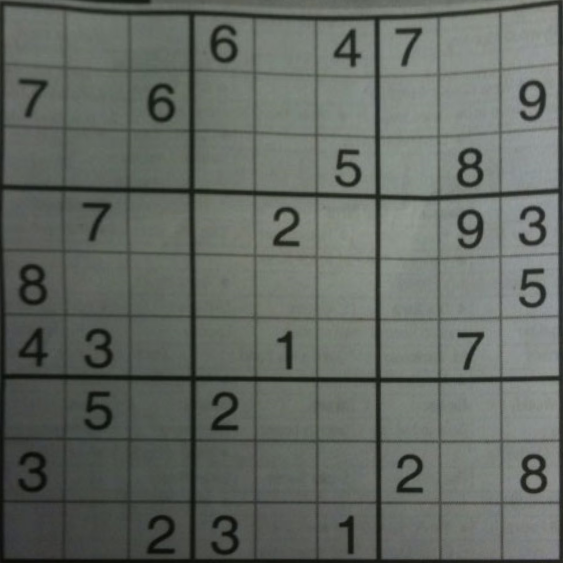
#> input picture Python/Games/Sudoku/1.png, 563 x 563 px
$ python grid_detection.py
#> lines starting #> are read from the running program, lines starting #| are printed output that depends on the picture; after the words box and inside, x2 and y2 are one past the last pixel; in counts of white or black regions, pixels touching at a corner belong together
#> further down, img is the input picture: shape (563, 563, 3); mean B, G, R 98.3, 104.3, 99.1
import cv2
import numpy as np


# https://becominghuman.ai/sudoku-and-cell-extraction-sudokuai-opencv-38b603066066
# https://github.com/Joy2469/Sudoku_AI
def display_image(image):
    cv2.imshow('image', image)
    cv2.waitKey(0)
    cv2.destroyAllWindows()


def image_preprocessing(image):
    gray = cv2.cvtColor(image.copy(), cv2.COLOR_BGR2GRAY)
    blur = cv2.GaussianBlur(gray.copy(), (5, 5), 0)
    thresh = cv2.adaptiveThreshold(blur, 255, cv2.ADAPTIVE_THRESH_GAUSSIAN_C, cv2.THRESH_BINARY_INV, 11, 2)
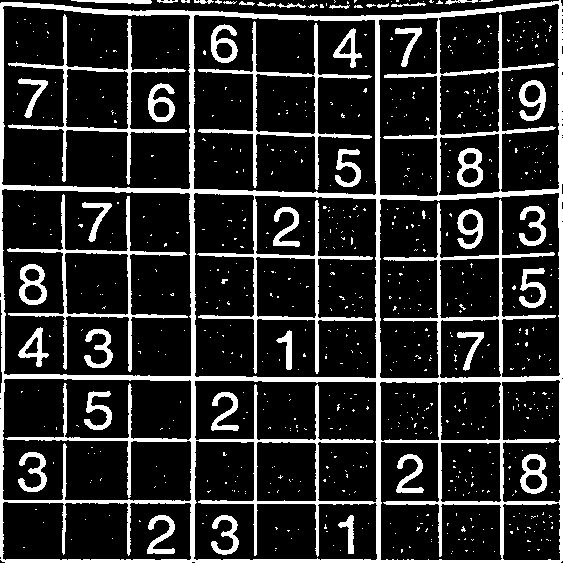
#> thresh: shape (563, 563); 17.4% white; 750 white regions (702 under 20 px)

    contours, hierarchy = cv2.findContours(thresh, cv2.RETR_TREE, cv2.CHAIN_APPROX_SIMPLE)
#> contours = 795 contours, 718 with area under 20; largest, box (x1, y1, x2, y2) and area: (0, 0, 563, 563) 309942, (1, 188, 192, 377) 34498, (1, 5, 191, 190) 32713, (193, 14, 377, 196) 31564, (193, 192, 377, 379) 27682
    max_area = 0
    c = 0
    for i in contours:
        area = cv2.contourArea(i)
        if area > 1000:
            if area > max_area:
                max_area = area
                best_cnt = i
                image = cv2.drawContours(thresh, contours, c, (0, 255, 0), 3)
        c += 1
#> this loop made 795 passes
#> (area, max_area) on pass 17: (309942, 309942)
#> area on passes 2, 8, 9, 10, 14, 18: 26, 40, 41.5, 31, 25, 3187
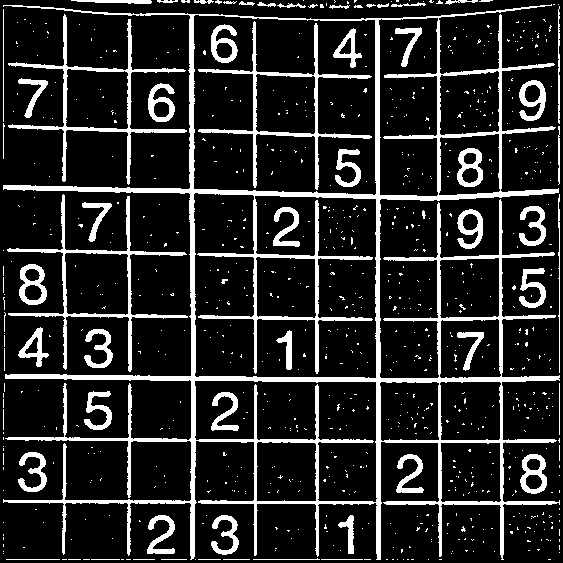
#> image: shape (563, 563); 15.3% white; 820 white regions (755 under 20 px), largest, box (x1, y1, x2, y2) and area: (3, 4, 560, 560) 25666, (8, 14, 187, 185) 2392, (7, 194, 188, 372) 2364
#> after the loop, best_cnt = contour of 196 points, box (x1, y1, x2, y2) (0, 0, 563, 563), area 309942; c = 795; max_area = 309942
    mask = np.zeros((image.shape), np.uint8)
    cv2.drawContours(mask, [best_cnt], 0, 255, -1)
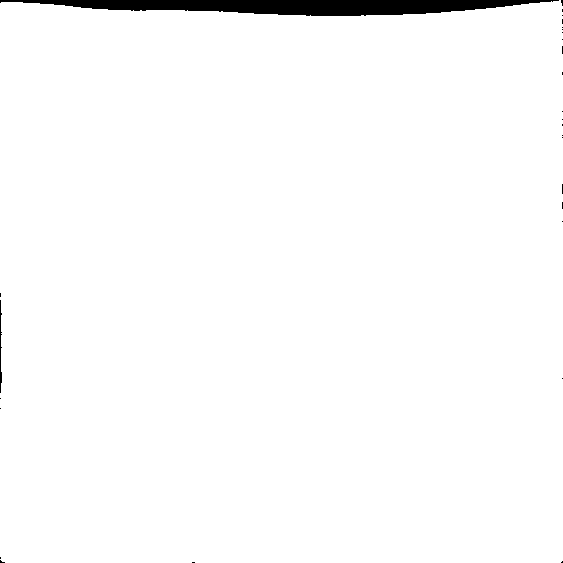
#> mask: shape (563, 563); 98.1% white; 28 black regions (26 under 20 px), largest, box (x1, y1, x2, y2) and area: (0, 0, 559, 16) 5718, (0, 300, 2, 393) 109
    cv2.drawContours(mask, [best_cnt], 0, 0, 2)
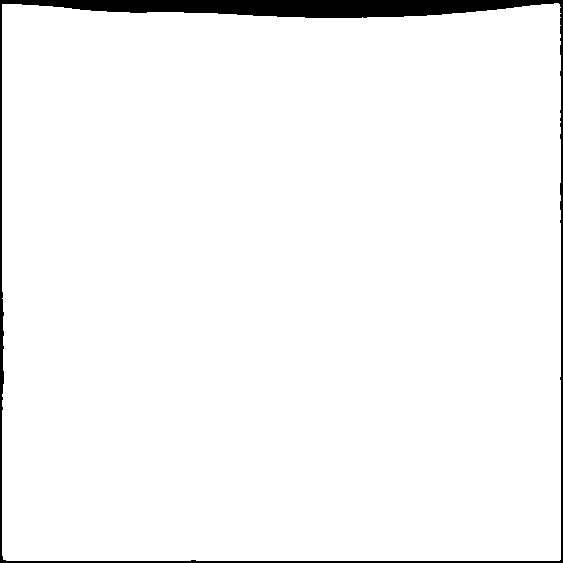
#> mask: shape (563, 563); 96.7% white; 1 black region, box (x1, y1, x2, y2) and area: (0, 0, 563, 563) 10478
    display_image(mask)


if __name__ == "__main__":
    img = cv2.imread('1.png')

    thresh = image_preprocessing(img)

$ run again, with Python/Games/Sudoku/2.PNG copied over Python/Games/Sudoku/1.png
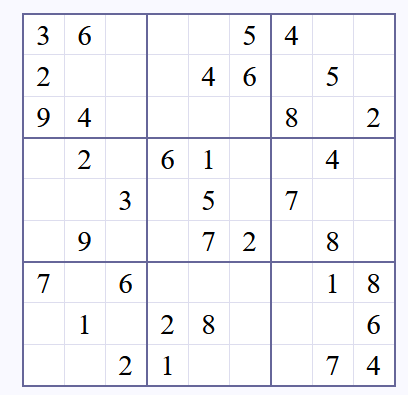
#> input picture Python/Games/Sudoku/2.PNG, 408 x 395 px
#> img is the input picture: shape (395, 408, 3); mean B, G, R 246.7, 243.6, 243.6
#> in image_preprocessing, `thresh = cv2.adaptiveThreshold(blur, 255, cv2.ADAPTIVE_THRESH_GAUSSIAN..`:
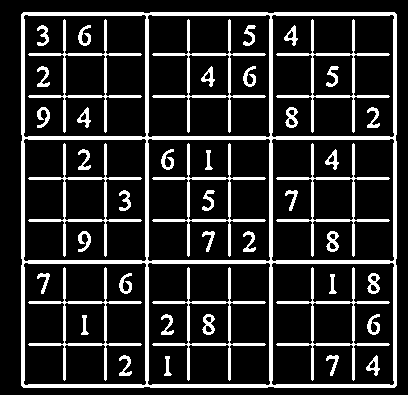
#> thresh: shape (395, 408); 16.8% white; 45 white regions
#> contours = 76 contours; largest, box (x1, y1, x2, y2) and area: (21, 12, 397, 388) 140569, (271, 262, 395, 386) 14665, (147, 262, 271, 386) 14665, (23, 262, 147, 386) 14665, (271, 138, 395, 262) 14665
#> the loop in image_preprocessing, `for i in contours:` made 76 passes
#> (area, max_area) on pass 1: (140569, 140569)
#> after the loop in image_preprocessing, `for i in contours:`: best_cnt = contour of 40 points, box (x1, y1, x2, y2) (21, 12, 397, 388), area 140569; c = 76; max_area = 140569
#> in image_preprocessing, `cv2.drawContours(mask, [best_cnt], 0, 0, 2)`:
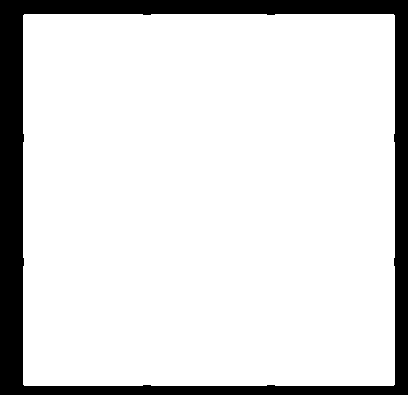
#> mask: shape (395, 408); 85.8% white; 1 black region, box (x1, y1, x2, y2) and area: (0, 0, 408, 395) 22844

$ run again, with Python/Games/Sudoku/3.png copied over Python/Games/Sudoku/1.png
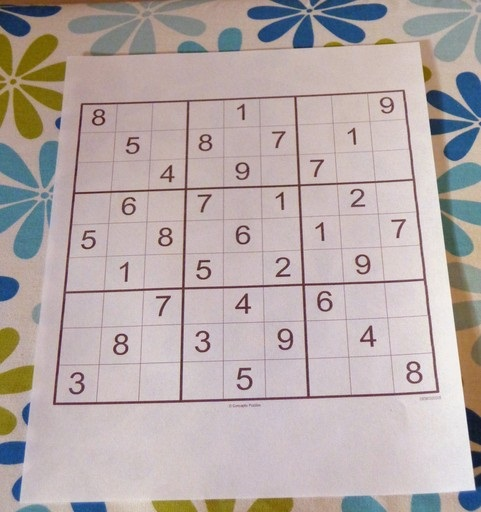
#> input picture Python/Games/Sudoku/3.png, 481 x 512 px
#> img is the input picture: shape (512, 481, 3); mean B, G, R 168.2, 169.5, 181.2
#> in image_preprocessing, `thresh = cv2.adaptiveThreshold(blur, 255, cv2.ADAPTIVE_THRESH_GAUSSIAN..`:
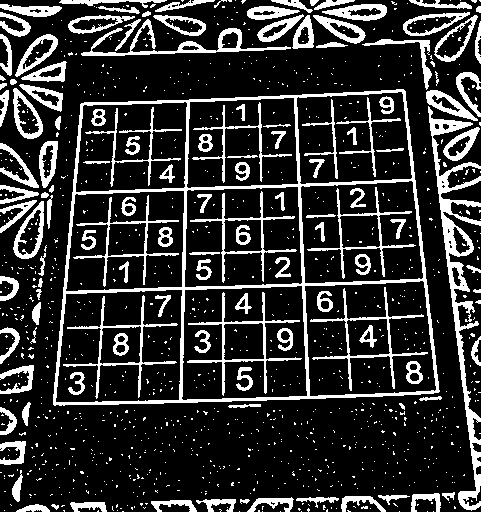
#> thresh: shape (512, 481); 19.3% white; 1103 white regions (974 under 20 px)
#> contours = 1189 contours, 1010 with area under 20; largest, box (x1, y1, x2, y2) and area: (53, 89, 440, 406) 107622, (304, 280, 437, 397) 13590, (181, 285, 308, 401) 13420, (55, 289, 183, 403) 13180, (300, 180, 424, 284) 11325
#> the loop in image_preprocessing, `for i in contours:` made 1189 passes
#> (area, max_area) on passes 561, 618, 644: (1049, 1049), (3803.5, 3803.5), (107621.5, 107621.5)
#> after the loop in image_preprocessing, `for i in contours:`: best_cnt = contour of 191 points, box (x1, y1, x2, y2) (53, 89, 440, 406), area 107622; c = 1189; max_area = 107621.5
#> in image_preprocessing, `cv2.drawContours(mask, [best_cnt], 0, 0, 2)`:
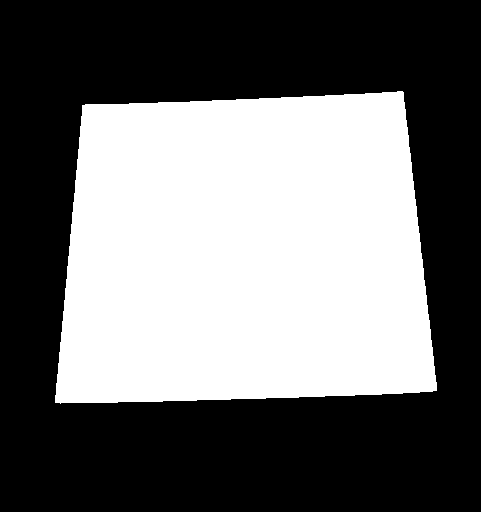
#> mask: shape (512, 481); 42.9% white; 1 white region, box (x1, y1, x2, y2) and area: (55, 91, 437, 404) 105567
